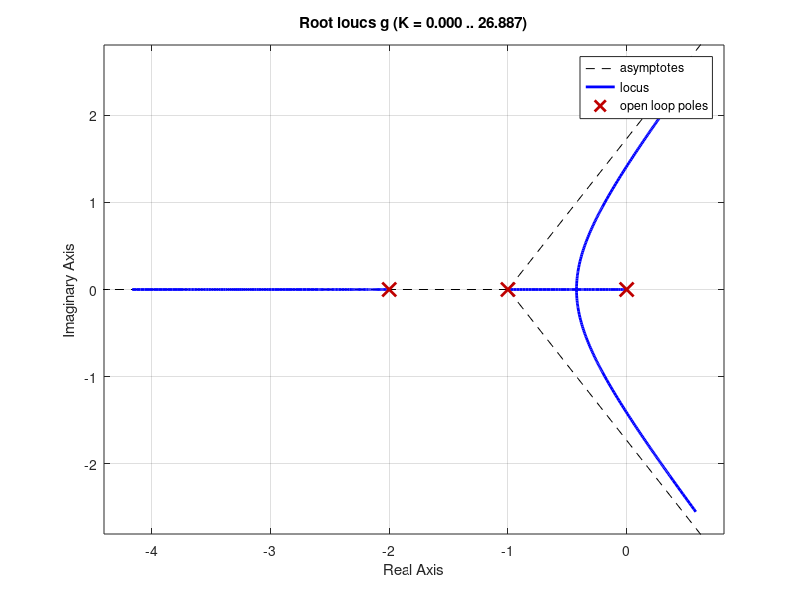
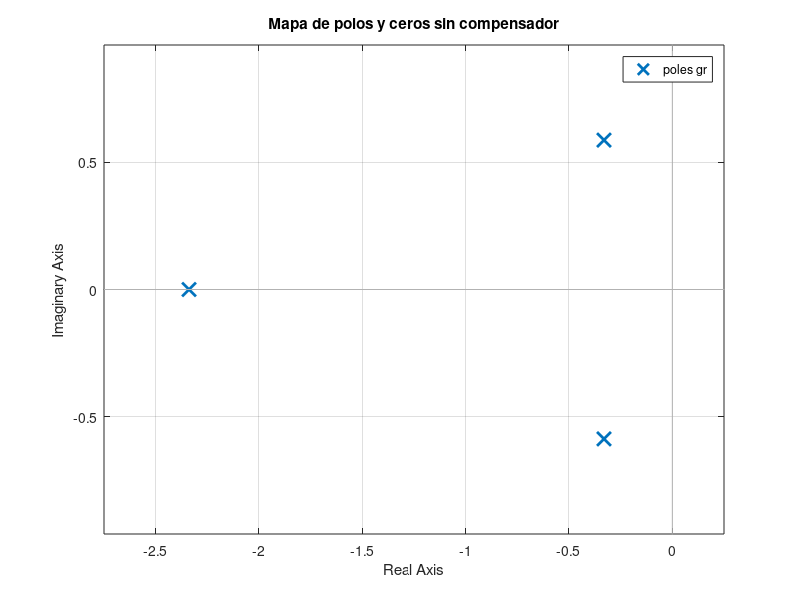
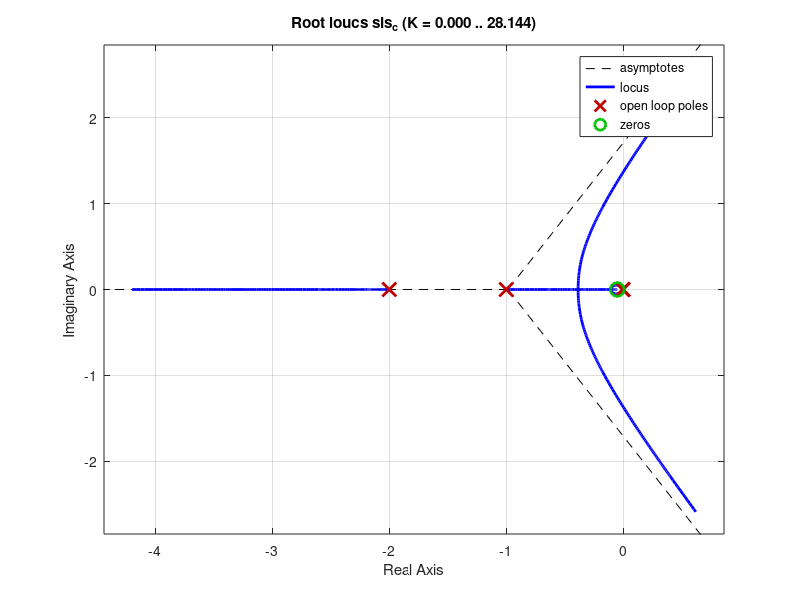
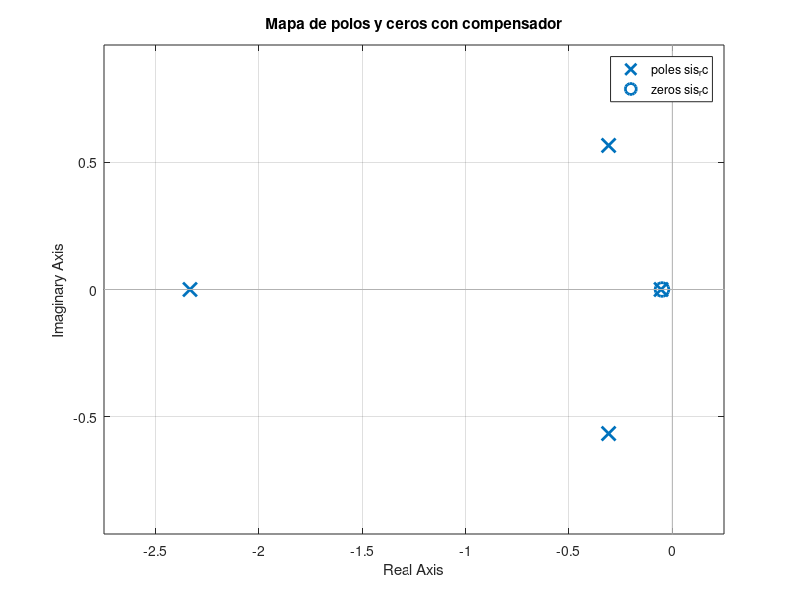

MATLAB code to generate these figures, in order:
clc
clear
close all

%------------planta o proceso----
a=[1 1];
b=[1 2];
c=[1 0];
den= conv(a,b);
den= conv(den,c);

g=tf(1.06,den);

rlocus(g)
figure
gr=feedback(g,1);
pzmap(gr)
title('Mapa de polos y ceros sin compensador')

[p z] = pzmap(gr);

%polos dominantes: 
s1=-0.33+0.59*i;
s2=-0.33-0.59*i;

%polinomio caracteristico:
pol = conv([1 -s1],[1 -s2])

wn=sqrt(pol(3))
e=pol(2)/(2*wn)

% constante Kv actual
Kv_a=0.53
% se desea Kv cerca a 5 la razón es 9.43, se puede acerca a 10 para fines
% practicos

%------G_c(s)=(s+z)/(s+p)-----
z=0.05;
p=0.005;
g_c = tf([1 z],[1 p]);

%nuevo lgr
sis_c=g_c*g;
figure
rlocus(sis_c)


%ubicar los nuevos polos dominantes teniendo en cuenta G_c*G
sis_rc=feedback(g_c*g,1);
[p z]=pzmap(sis_rc)
figure
pzmap(sis_rc)
title('Mapa de polos y ceros con compensador')

% determinar la ganancia K para ubicar los polos deseados en lazo cerrado
s1= -0.31+0.57*i;
s2= -0.31-0.57*i;
num = 1.06*(s1+0.05);
den = s1*(s1+0.005)*(s1+1)*(s1+2);

div = abs(num/den);

K=1/div;

%polinomio caractetistcio nuevo
pol = conv([1 -s1],[1 -s2])

wn=sqrt(pol(3))
e=pol(2)/(2*wn)


%sistema completo realimentado
sis_r_c=feedback(K*g_c*g,1);
figure
step(gr,'b')
hold on
step(sis_r_c,'k')
title('Respuesta al escalon')
legend('Sistema no compensado', 'Sistema compensado')


